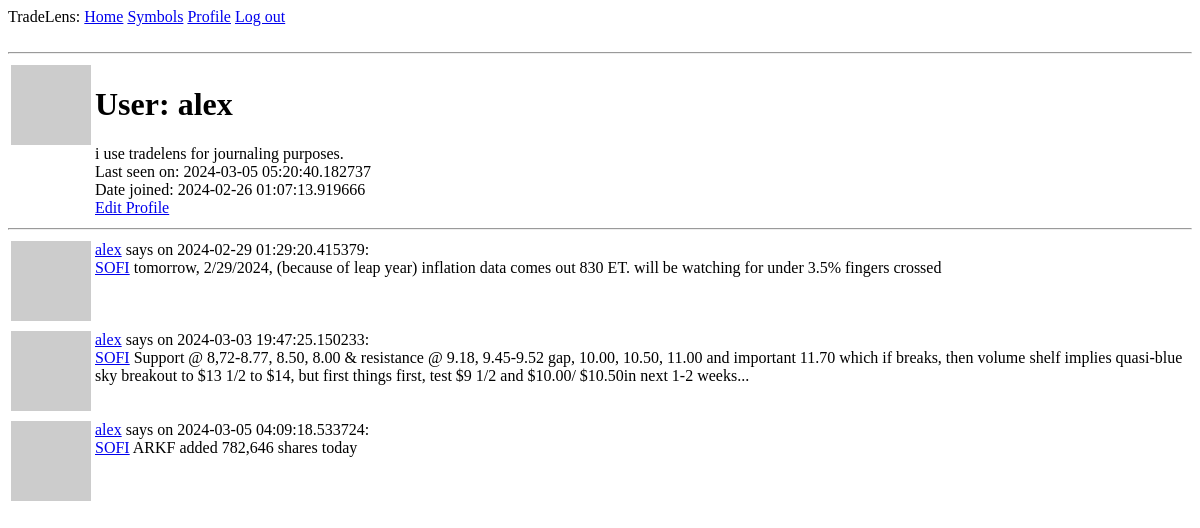
/user/alex (signed in), run on an earlier commit of the app's database.
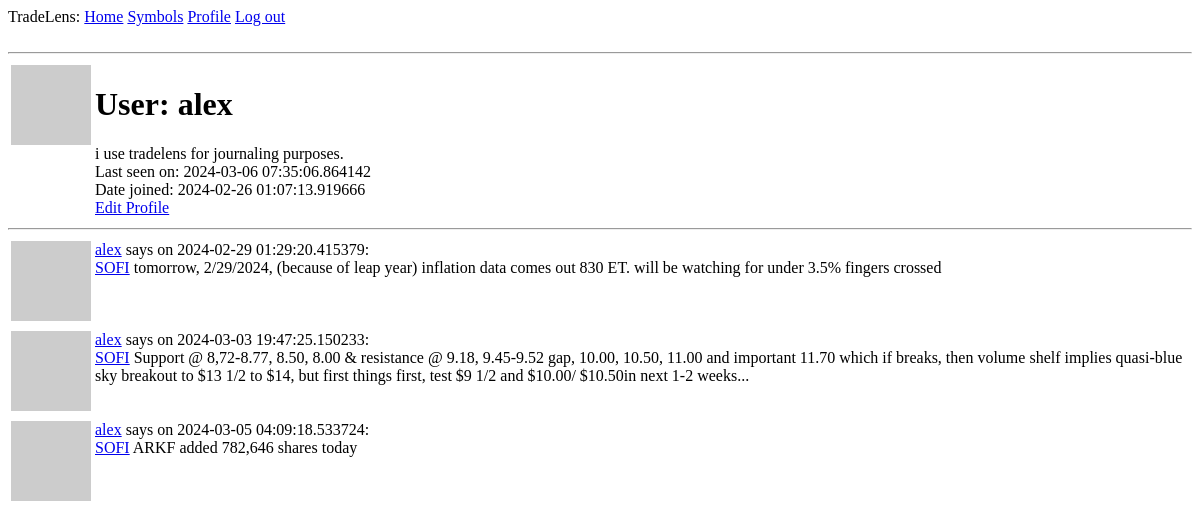
And on a later commit of the database.
### app/models.py (models this page shows, shortened)
class User(db.Model, UserMixin):
    id: so.Mapped[int] = so.mapped_column(primary_key=True)
    username: so.Mapped[str] = so.mapped_column(sa.String(64), index=True, unique=True)
    email: so.Mapped[str] = so.mapped_column(sa.String(120), index=True, unique=True)
    password_hash: so.Mapped[Optional[str]] = so.mapped_column(sa.String(256))
    about_me: so.Mapped[Optional[str]] = so.mapped_column(sa.String(200))
    last_seen: so.Mapped[Optional[datetime]] = so.mapped_column(default=lambda: datetime.now(timezone.utc))
    date_joined: so.Mapped[Optional[datetime]] = so.mapped_column(index=True, default=lambda: datetime.now(timezone.utc))
    posts: so.WriteOnlyMapped['Post'] = so.relationship(back_populates='author')
    def avatar(self, size):
        digest = md5(self.email.lower().encode('utf-8')).hexdigest()
        return f'https://www.gravatar.com/avatar/{digest}?d=identicon&s={size}' # url of user's avatar image
    following: so.WriteOnlyMapped['User'] = so.relationship(
        secondary=followers,
        primaryjoin=(followers.c.follower_id == id),
        secondaryjoin=(followers.c.following_id == id),
        back_populates='followers'
    )
    followers: so.WriteOnlyMapped['User'] = so.relationship(
        secondary=followers,
        primaryjoin=(followers.c.following_id == id),
        secondaryjoin=(followers.c.follower_id == id),
        back_populates='following'
    )

class Post(db.Model):
    id: so.Mapped[int] = so.mapped_column(primary_key=True)
    title: so.Mapped[str] = so.mapped_column(sa.String(10), index=True)
    content: so.Mapped[str] = so.mapped_column(sa.Text())
    timestamp: so.Mapped[datetime] = so.mapped_column(index=True, default=lambda: datetime.now(timezone.utc))
    user_id: so.Mapped[int] = so.mapped_column(sa.ForeignKey(User.id), index=True) # foreign key to link user_id which refers to the primary key id from the User model
    author: so.Mapped[User] = so.relationship(back_populates='posts')

### app/routes.py (the view)
@app.route('/user/<username>')
@login_required
def user(username):
    user = User.query.filter_by(username=username).first_or_404()
    form = EmptyForm()
    posts = Post.query.order_by(Post.timestamp).where(Post.user_id == user.id)
    return render_template('user.html', title=f'{user.username}', user=user, posts=posts, form=form)

### app/models.py (called while the page is built)
@login_manager.user_loader
def load_user(id): # Flask-Login passes id argument as string
    return db.session.get(User, int(id))

### app/routes.py (called while the page is built)
@app.before_request
def before_request():
    if current_user.is_authenticated: # if current_user is logged in
        current_user.last_seen = datetime.now(timezone.utc) # set last seen field to current time
        db.session.commit()

### app/templates/user.html
{% extends 'base.html' %}
{% block content %}
    <table>
        <tr valign="top">
            <td><img src="{{ user.avatar(128) }}" alt=""></td>
            <td>
                <h1>User: {{ user.username }}</h1>
                {% if user.about_me %} {{ user.about_me }} {% endif %} <br>
                {% if user.last_seen %} Last seen on: {{ user.last_seen }} {% endif %} <br>
                {% if user.date_joined %} Date joined: {{ user.date_joined }} {% endif %} <br>
                {% if user == current_user %}
                    <a href="{{ url_for('edit_profile') }}">Edit Profile</a>
                {% elif not current_user.is_following(user) %}
                    <form action="{{ url_for('follow', username=user.username) }}" method="post">
                        {{ form.hidden_tag() }}
                        {{ form.submit(value='Follow')}}
                    </form>
                {% else %}
                    <form action="{{ url_for('unfollow', username=user.username) }}" method="post">
                        {{ form.hidden_tag() }}
                        {{ form.submit(value='Unfollow')}}
                    </form>
                {% endif %}
            </td>
        </tr>
    </table>
    <hr>
    {% for post in posts %}
        {% include '_post.html' %}
    {% endfor %}
{% endblock %}

### app/templates/base.html (shortened to what this page needs)
<!doctype html>
<html lang="en">
    <head>
    </head>
    <body>
        <div>
            TradeLens:
            <a href="{{ url_for('index') }}">Home</a>
            <a href="{{ url_for('symbol_main') }}">Symbols</a>
            {% if current_user.is_anonymous %}
            <a href="{{ url_for('login') }}">Log in</a>
            {% else %}
            <a href="{{ url_for('user', username=current_user.username) }}">Profile</a>
            <a href="{{ url_for('logout') }}">Log out</a>
            {% endif %}
        </div>
        <br/> <hr>
        {% block content %}
        {% endblock %}
    </body>
</html>

### app/templates/_post.html
<table>
    <tr valign="top">
        <td><img src="{{ post.author.avatar(36) }}" alt=""></td>
        <td><a href="{{ url_for('user', username=post.author.username) }}">{{ post.author.username }}</a>
            says on {{ post.timestamp }}: <br>
            <a href="{{ url_for('symbol', symbol=post.title) }}">{{ post.title }}</a>
            {{ post.content }} <br>
        </td>
    </tr>
</table>

What changed in the data, as far as the page shows it:
changed User "alex": last_seen "2024-03-05 05:20:40.182737" → "2024-03-06 07:35:06.864142"
